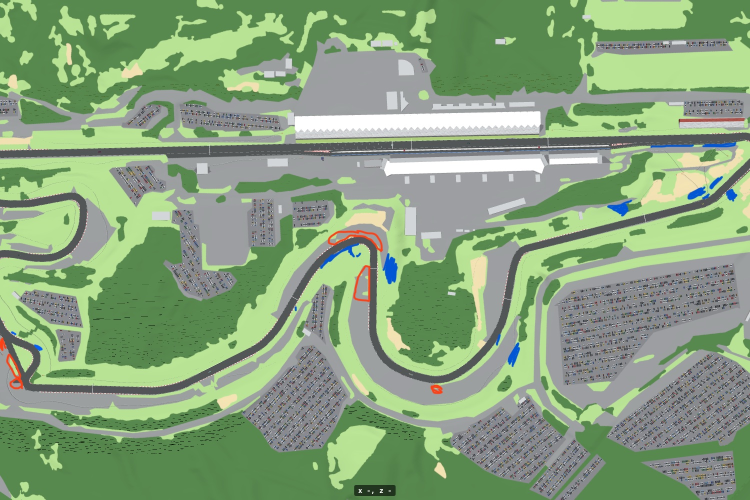
#> input picture tools/fuji/paint/area_paint4.jpg, 1500 x 1000 px (shown at 1/2 size)
$ python -i measure_runoff.py   (imports and definitions only)
#> lines starting #> are read from the running program, lines starting #| are printed output that depends on the picture; after the words box and inside, x2 and y2 are one past the last pixel; in counts of white or black regions, pixels touching at a corner belong together
"""富士スピードウェイ: 空撮から、コースの両側のアスファルトの幅と縁石のある所を測る。

python3 tools/fuji/measure_runoff.py 全体の空撮.png [全体2.png ...] --zoom 拡大1.png 拡大2.png ...   (make_fuji.py のあとに)

1. 全体の空撮(真上・コース全体が入ったもの): 本コースの線を空撮のアスファルトに合わせて、地図→空撮の対応を自動で求める。
2. 拡大した空撮: 全体の空撮と特徴点で照合して位置を求める(地図→全体→拡大)。拡大は 1画素 約0.5m と細かいので、
   写っている所は拡大の測り方を使う(何枚かに写っていれば中央値)。写っていない所は全体の空撮の平均。
3. 測り方: コースの点(3m ごと)で、縁石の外から外へ少しずつ見て、灰色(アスファルト)が続く所まで(3.5m までの切れ目は越える)。
   縁石: コースの縁から 0〜1.5m に赤い画素が多ければ「縁石あり」(拡大の空撮で見えた所だけ)。
→ map/fuji-course.json の runL / runR(進む向きの左 L・右 R の幅 m)、kerbL / kerbR(1 = 縁石あり)

空撮の画像は地図サービスのものなので、リポジトリには入れない。測った数字だけを残す。
"""
import sys, json, math
from pathlib import Path
import numpy as np, cv2
from scipy import ndimage, optimize
ROOT = Path(__file__).resolve().parents[2]; F = ROOT / 'map/fuji-course.json'
args = sys.argv[1:]
zoom = args[args.index('--zoom') + 1:] if '--zoom' in args else []
overview = args[:args.index('--zoom')] if '--zoom' in args else args
# [1 line that did not run here, left out]
HALF = 7.5          # 路面の半分
KERB = 1.2          # 縁石の幅
NRM = []
# [2 lines not run here, left out]
NRM = np.array(NRM)


def gray_mask(I):
    I = cv2.medianBlur(I, 3).astype(int)
    lum, sat = I.mean(2), I.max(2) - I.min(2)
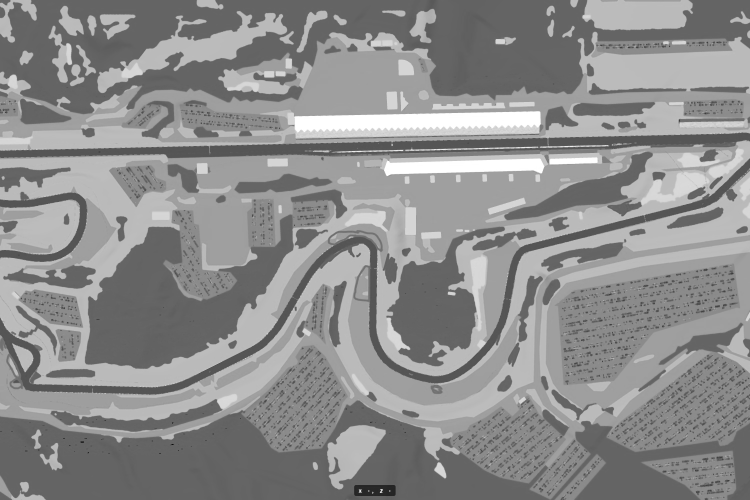
#> lum: shape (1000, 1500) float64 (shown at 1/2 size); min 11.67, max 255, mean 141.3
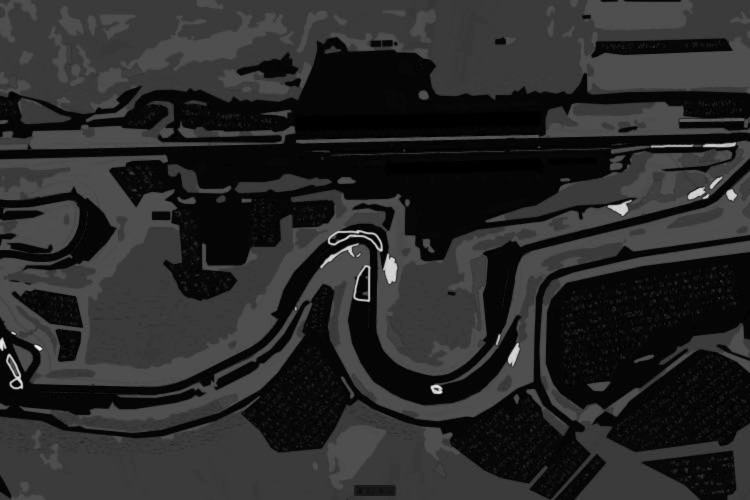
#> sat: shape (1000, 1500) int64 (shown at 1/2 size); min 0, max 254, mean 41.6
    return ((lum > 38) & (lum < 135) & (sat < 28)).astype(np.uint8)
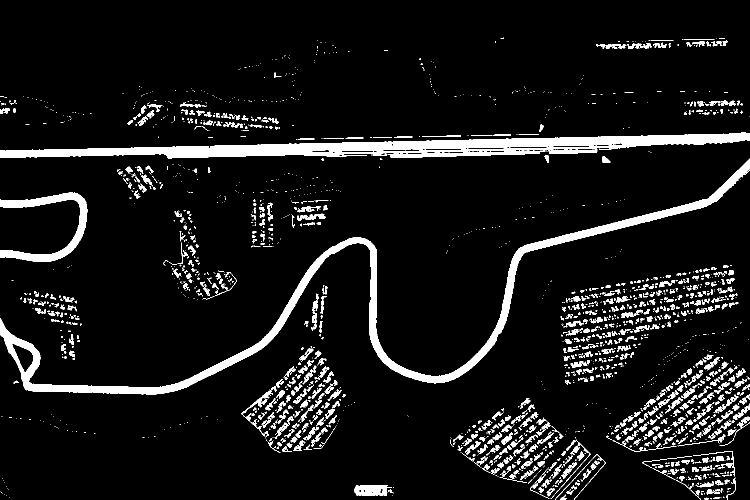
#> returned value: shape (1000, 1500) (shown at 1/2 size); values 0 (black) and 1 (white), 8.3% white; 2145 white regions (1481 under 20 px), largest, box (x1, y1, x2, y2) and area: (0, 265, 1500, 317) 31504, (0, 317, 1500, 790) 31102, (0, 385, 175, 524) 5944


def red_mask(I):
    b, g, r = [I[..., k].astype(int) for k in range(3)]
    return ((r > 120) & (r > g + 45) & (r > b + 45)).astype(np.float32)


def fit_overview(path):
    """地図 (x, z) → 空撮の画素 (u, v) の 3x3 行列"""
    raw = gray_mask(cv2.imread(path)); H, W = raw.shape
#> after `H, W = raw.shape`: H = 1000; W = 1500
    dt = ndimage.distance_transform_edt(1 - cv2.morphologyEx(raw, cv2.MORPH_OPEN, np.ones((3, 3), np.uint8)))
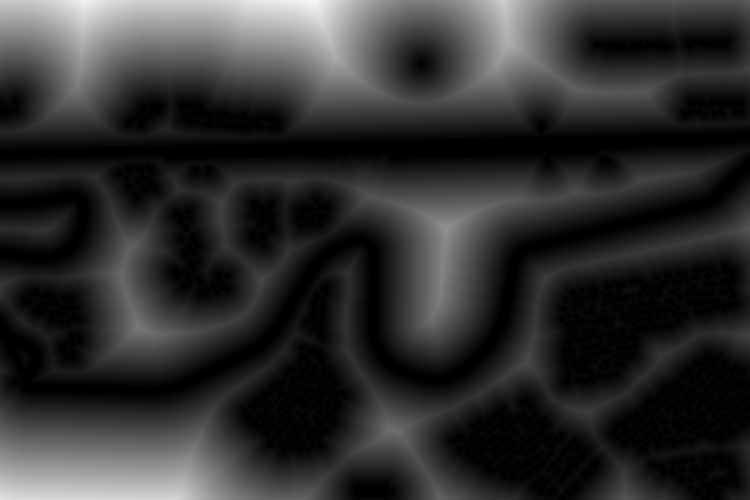
#> dt: shape (1000, 1500) float64 (shown at 1/2 size); min 0, max 249.8, mean 48
    def proj(p):
        th, s, tx, ty = p; c, sn = math.cos(th), math.sin(th)
        return np.stack([(R[:, 0] * c - R[:, 1] * sn) * s + tx, (R[:, 0] * sn + R[:, 1] * c) * s + ty], 1)
    def cost(p):
        q = proj(p); pen = ((q[:, 0] < 0) | (q[:, 0] > W - 1) | (q[:, 1] < 0) | (q[:, 1] > H - 1)).mean() * 50
        return ndimage.map_coordinates(dt, [np.clip(q[:, 1], 0, H - 1), np.clip(q[:, 0], 0, W - 1)], order=1).mean() + pen
    best = None
    for th in np.radians(np.arange(0, 360, 3)):
        for s in np.geomspace(0.3, 3, 30):
            q = proj([th, s, 0, 0])
            if (q.max(0) - q.min(0) > [W, H]).any(): continue
            p = [th, s, W / 2 - q[:, 0].mean(), H / 2 - q[:, 1].mean()]
            for ox in range(-150, 151, 30):
                for oy in range(-90, 91, 30):
                    pp = [p[0], p[1], p[2] + ox, p[3] + oy]; c = cost(pp)
                    if best is None or c < best[0]: best = (c, pp)
    r = optimize.minimize(cost, best[1], method='Nelder-Mead', options={'maxiter': 5000, 'xatol': 1e-5, 'fatol': 1e-4})
    th, s, tx, ty = r.x; c, sn = math.cos(th), math.sin(th)
    print(Path(path).name, '合わせのずれ', round(r.fun, 2), 'px  1px =', round(1 / s, 2), 'm')
    return np.array([[c * s, -sn * s, tx], [sn * s, c * s, ty], [0, 0, 1]])


# [34 lines left out: function measure, not called in this run]


# [1 line that did not run here, left out]
# [1 line that did not run here, left out]
# [1 line that did not run here, left out]
# 拡大の空撮: 全体の空撮と照合
sift = cv2.SIFT_create(12000)
# [1 line not run here, left out]
zl = {k: [] for k in ('L', 'R', 'kL', 'kR')}
# [28 lines not run here, left out]

#> (the run stopped early here; a loop or call above may not have finished)
